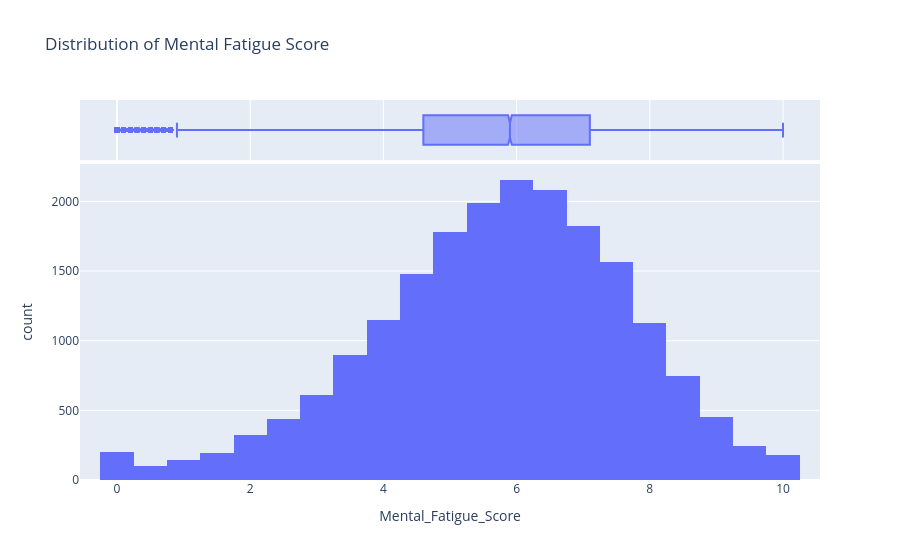
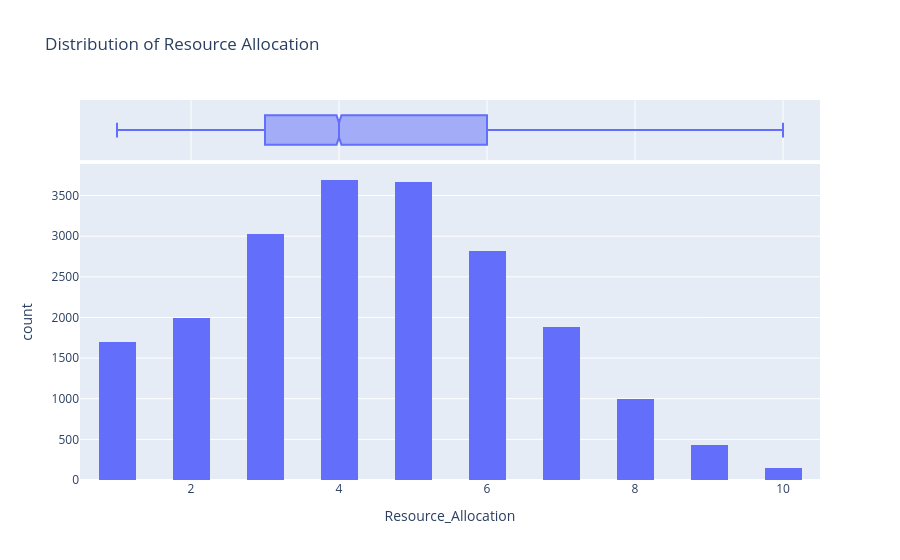
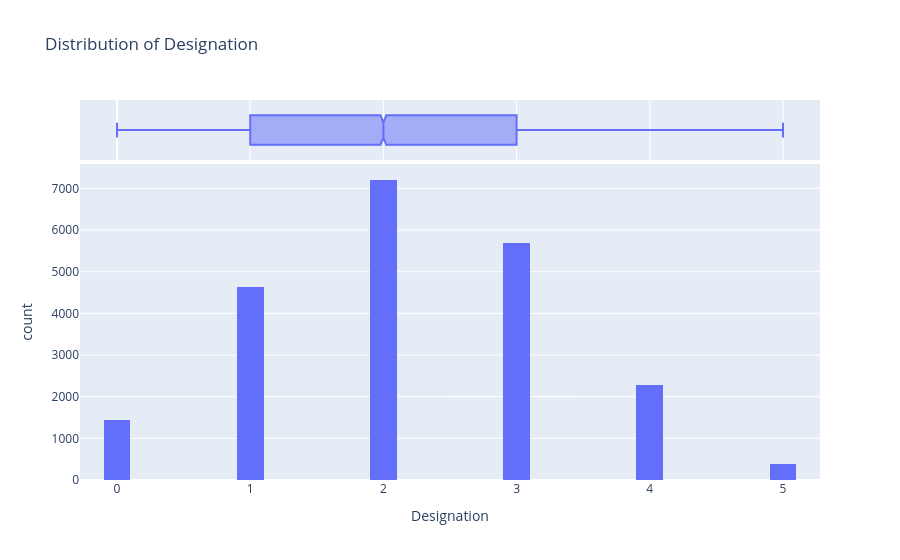

Notebook code for these charts, in order:
### Code cell
for col in ["Mental_Fatigue_Score", "Resource_Allocation", "Designation"]:
    if col in eda_df.columns:
        fig = px.histogram(
            eda_df,
            x=col,
            nbins=30,
            marginal="box",
            title=f"Distribution of {col.replace('_', ' ')}"
        )
        fig.show()

### Figure 1 — Plotly figure (JSON) as saved in the notebook; plotly's stock layout.template omitted (floating-point values rounded to 4 significant figures; data arrays with more than 128 entries replaced by an {"elided": "..."} marker saying what was removed)
{"data": [{"bingroup": "x", "hovertemplate": "Mental_Fatigue_Score=%{x}<br>count=%{y}<extra></extra>", "legendgroup": "", "marker": {"color": "#636efa", "pattern": {"shape": ""}}, "name": "", "nbinsx": 30, "orientation": "v", "showlegend": false, "type": "histogram", "x": {"elided": "21626 float values"}, "xaxis": "x", "yaxis": "y"}, {"hovertemplate": "Mental_Fatigue_Score=%{x}<extra></extra>", "legendgroup": "", "marker": {"color": "#636efa"}, "name": "", "notched": true, "showlegend": false, "type": "box", "x": {"elided": "21626 float values"}, "xaxis": "x2", "yaxis": "y2"}], "layout": {"barmode": "relative", "legend": {"tracegroupgap": 0}, "title": {"text": "Distribution of Mental Fatigue Score"}, "xaxis": {"anchor": "y", "domain": [0, 1], "title": {"text": "Mental_Fatigue_Score"}}, "xaxis2": {"anchor": "y2", "domain": [0, 1], "matches": "x", "showgrid": true, "showticklabels": false}, "yaxis": {"anchor": "x", "domain": [0, 0.8316], "title": {"text": "count"}}, "yaxis2": {"anchor": "x2", "domain": [0.8416, 1], "matches": "y2", "showgrid": false, "showline": false, "showticklabels": false, "ticks": ""}}}

### Figure 2 — Plotly figure (JSON) as saved in the notebook; plotly's stock layout.template omitted (floating-point values rounded to 4 significant figures; data arrays with more than 128 entries replaced by an {"elided": "..."} marker saying what was removed)
{"data": [{"bingroup": "x", "hovertemplate": "Resource_Allocation=%{x}<br>count=%{y}<extra></extra>", "legendgroup": "", "marker": {"color": "#636efa", "pattern": {"shape": ""}}, "name": "", "nbinsx": 30, "orientation": "v", "showlegend": false, "type": "histogram", "x": {"elided": "21626 float values"}, "xaxis": "x", "yaxis": "y"}, {"hovertemplate": "Resource_Allocation=%{x}<extra></extra>", "legendgroup": "", "marker": {"color": "#636efa"}, "name": "", "notched": true, "showlegend": false, "type": "box", "x": {"elided": "21626 float values"}, "xaxis": "x2", "yaxis": "y2"}], "layout": {"barmode": "relative", "legend": {"tracegroupgap": 0}, "title": {"text": "Distribution of Resource Allocation"}, "xaxis": {"anchor": "y", "domain": [0, 1], "title": {"text": "Resource_Allocation"}}, "xaxis2": {"anchor": "y2", "domain": [0, 1], "matches": "x", "showgrid": true, "showticklabels": false}, "yaxis": {"anchor": "x", "domain": [0, 0.8316], "title": {"text": "count"}}, "yaxis2": {"anchor": "x2", "domain": [0.8416, 1], "matches": "y2", "showgrid": false, "showline": false, "showticklabels": false, "ticks": ""}}}

### Figure 3 — Plotly figure (JSON) as saved in the notebook; plotly's stock layout.template omitted (floating-point values rounded to 4 significant figures; data arrays with more than 128 entries replaced by an {"elided": "..."} marker saying what was removed)
{"data": [{"bingroup": "x", "hovertemplate": "Designation=%{x}<br>count=%{y}<extra></extra>", "legendgroup": "", "marker": {"color": "#636efa", "pattern": {"shape": ""}}, "name": "", "nbinsx": 30, "orientation": "v", "showlegend": false, "type": "histogram", "x": {"elided": "21626 float values"}, "xaxis": "x", "yaxis": "y"}, {"hovertemplate": "Designation=%{x}<extra></extra>", "legendgroup": "", "marker": {"color": "#636efa"}, "name": "", "notched": true, "showlegend": false, "type": "box", "x": {"elided": "21626 float values"}, "xaxis": "x2", "yaxis": "y2"}], "layout": {"barmode": "relative", "legend": {"tracegroupgap": 0}, "title": {"text": "Distribution of Designation"}, "xaxis": {"anchor": "y", "domain": [0, 1], "title": {"text": "Designation"}}, "xaxis2": {"anchor": "y2", "domain": [0, 1], "matches": "x", "showgrid": true, "showticklabels": false}, "yaxis": {"anchor": "x", "domain": [0, 0.8316], "title": {"text": "count"}}, "yaxis2": {"anchor": "x2", "domain": [0.8416, 1], "matches": "y2", "showgrid": false, "showline": false, "showticklabels": false, "ticks": ""}}}
